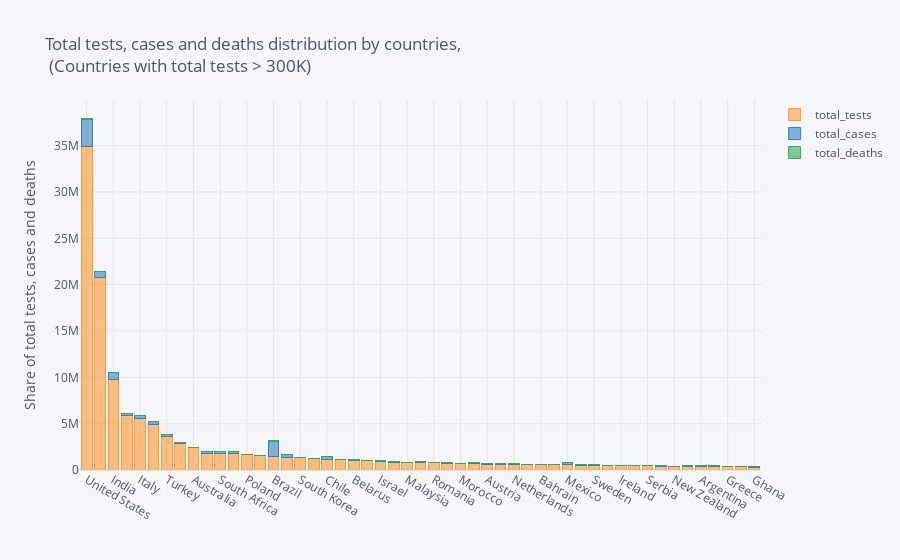

Notebook code for this chart:
### Code cell
# build stacked bar to total tests, cases and deaths of all countries with total tests above 300K
totals.astype(int).iplot(kind="bar", barmode="stack", yTitle='Share of total tests, cases and deaths',
                            title='Total tests, cases and deaths distribution by countries, <br> (Countries with total tests > 300K)')

### Figure 1 — Plotly figure (JSON) as saved in the notebook; plotly's stock layout.template omitted (floating-point values rounded to 4 significant figures)
{"data": [{"marker": {"color": "rgba(255, 153, 51, 0.6)", "line": {"color": "rgba(255, 153, 51, 1.0)", "width": 1}}, "name": "total_tests", "orientation": "v", "text": "", "type": "bar", "x": ["United States", "Russia", "India", "Germany", "Italy", "United Kingdom", "Turkey", "Canada", "Australia", "Saudi Arabia", "South Africa", "Iran", "Poland", "Kazakhstan", "Brazil", "Pakistan", "South Korea", "Portugal", "Chile", "Denmark", "Belarus", "Belgium", "Israel", "Colombia", "Malaysia", "Bangladesh", "Romania", "Philippines", "Morocco", "Ukraine", "Austria", "Switzerland", "Netherlands", "Thailand", "Bahrain", "Czech Republic", "Mexico", "Indonesia", "Sweden", "Japan", "Ireland", "Lithuania", "Serbia", "Singapore", "New Zealand", "Kuwait", "Argentina", "Qatar", "Greece", "Norway", "Ghana"], "y": [34858427, 20752406, 9789066, 5873563, 5600826, 4905196, 3584066, 2885670, 2455982, 1823763, 1792078, 1769520, 1620160, 1517098, 1478671, 1398352, 1303734, 1190384, 1163907, 1085371, 1043876, 997812, 959146, 839731, 797796, 769460, 759037, 738502, 732494, 715770, 647804, 624396, 616376, 603657, 592350, 570080, 552671, 529669, 520208, 490287, 454216, 436679, 434415, 414396, 411932, 399498, 390382, 376881, 331703, 327386, 307133]}, {"marker": {"color": "rgba(55, 128, 191, 0.6)", "line": {"color": "rgba(55, 128, 191, 1.0)", "width": 1}}, "name": "total_cases", "orientation": "v", "text": "", "type": "bar", "x": ["United States", "Russia", "India", "Germany", "Italy", "United Kingdom", "Turkey", "Canada", "Australia", "Saudi Arabia", "South Africa", "Iran", "Poland", "Kazakhstan", "Brazil", "Pakistan", "South Korea", "Portugal", "Chile", "Denmark", "Belarus", "Belgium", "Israel", "Colombia", "Malaysia", "Bangladesh", "Romania", "Philippines", "Morocco", "Ukraine", "Austria", "Switzerland", "Netherlands", "Thailand", "Bahrain", "Czech Republic", "Mexico", "Indonesia", "Sweden", "Japan", "Ireland", "Lithuania", "Serbia", "Singapore", "New Zealand", "Kuwait", "Argentina", "Qatar", "Greece", "Norway", "Ghana"], "y": [2938625, 687862, 719665, 196944, 241819, 285768, 206844, 105923, 8586, 213716, 196750, 243051, 36155, 49683, 1623284, 234509, 13181, 44129, 298557, 12878, 63804, 62058, 31186, 120281, 8668, 165618, 29223, 46333, 14329, 49607, 18326, 32230, 50602, 3195, 29821, 12566, 261750, 64958, 73061, 19981, 25531, 1841, 16420, 44983, 1186, 50644, 77802, 100345, 3562, 8930, 21077]}, {"marker": {"color": "rgba(50, 171, 96, 0.6)", "line": {"color": "rgba(50, 171, 96, 1.0)", "width": 1}}, "name": "total_deaths", "orientation": "v", "text": "", "type": "bar", "x": ["United States", "Russia", "India", "Germany", "Italy", "United Kingdom", "Turkey", "Canada", "Australia", "Saudi Arabia", "South Africa", "Iran", "Poland", "Kazakhstan", "Brazil", "Pakistan", "South Korea", "Portugal", "Chile", "Denmark", "Belarus", "Belgium", "Israel", "Colombia", "Malaysia", "Bangladesh", "Romania", "Philippines", "Morocco", "Ukraine", "Austria", "Switzerland", "Netherlands", "Thailand", "Bahrain", "Czech Republic", "Mexico", "Indonesia", "Sweden", "Japan", "Ireland", "Lithuania", "Serbia", "Singapore", "New Zealand", "Kuwait", "Argentina", "Qatar", "Greece", "Norway", "Ghana"], "y": [130306, 10296, 20160, 9024, 34869, 44236, 5241, 8693, 106, 1968, 3199, 11731, 1521, 264, 65487, 4839, 285, 1620, 6384, 607, 429, 9774, 338, 4210, 121, 2096, 1768, 1303, 235, 1283, 706, 1685, 6119, 58, 98, 350, 31119, 3241, 5433, 978, 1741, 79, 317, 26, 22, 373, 1523, 133, 192, 251, 129]}], "layout": {"barmode": "stack", "legend": {"bgcolor": "#F5F6F9", "font": {"color": "#4D5663"}, "traceorder": "normal"}, "paper_bgcolor": "#F5F6F9", "plot_bgcolor": "#F5F6F9", "title": {"font": {"color": "#4D5663"}, "text": "Total tests, cases and deaths distribution by countries, <br> (Countries with total tests > 300K)"}, "xaxis": {"gridcolor": "#E1E5ED", "showgrid": true, "tickfont": {"color": "#4D5663"}, "title": {"font": {"color": "#4D5663"}, "text": ""}, "zerolinecolor": "#E1E5ED"}, "yaxis": {"gridcolor": "#E1E5ED", "showgrid": true, "tickfont": {"color": "#4D5663"}, "title": {"font": {"color": "#4D5663"}, "text": "Share of total tests, cases and deaths"}, "zerolinecolor": "#E1E5ED"}}}
